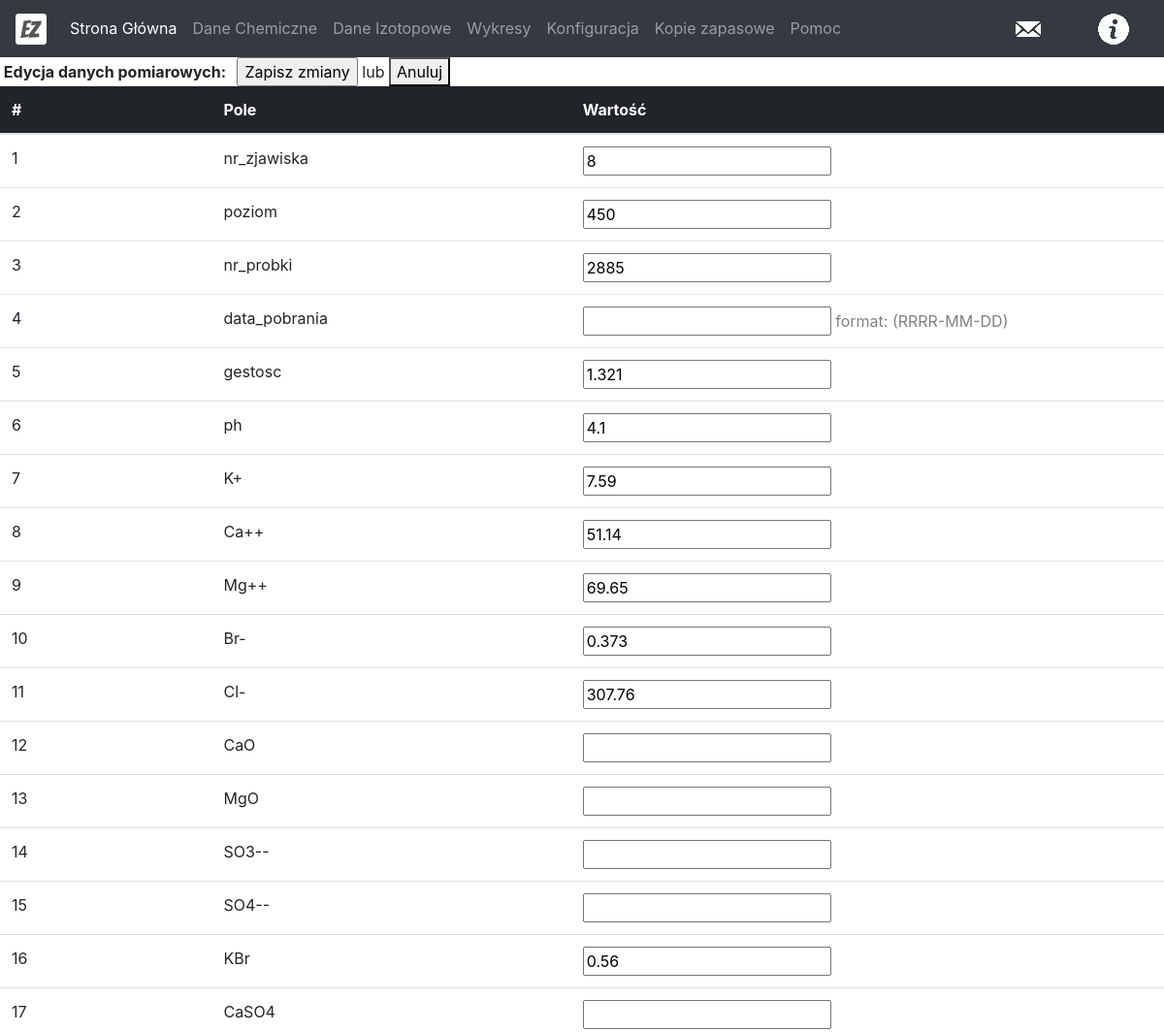
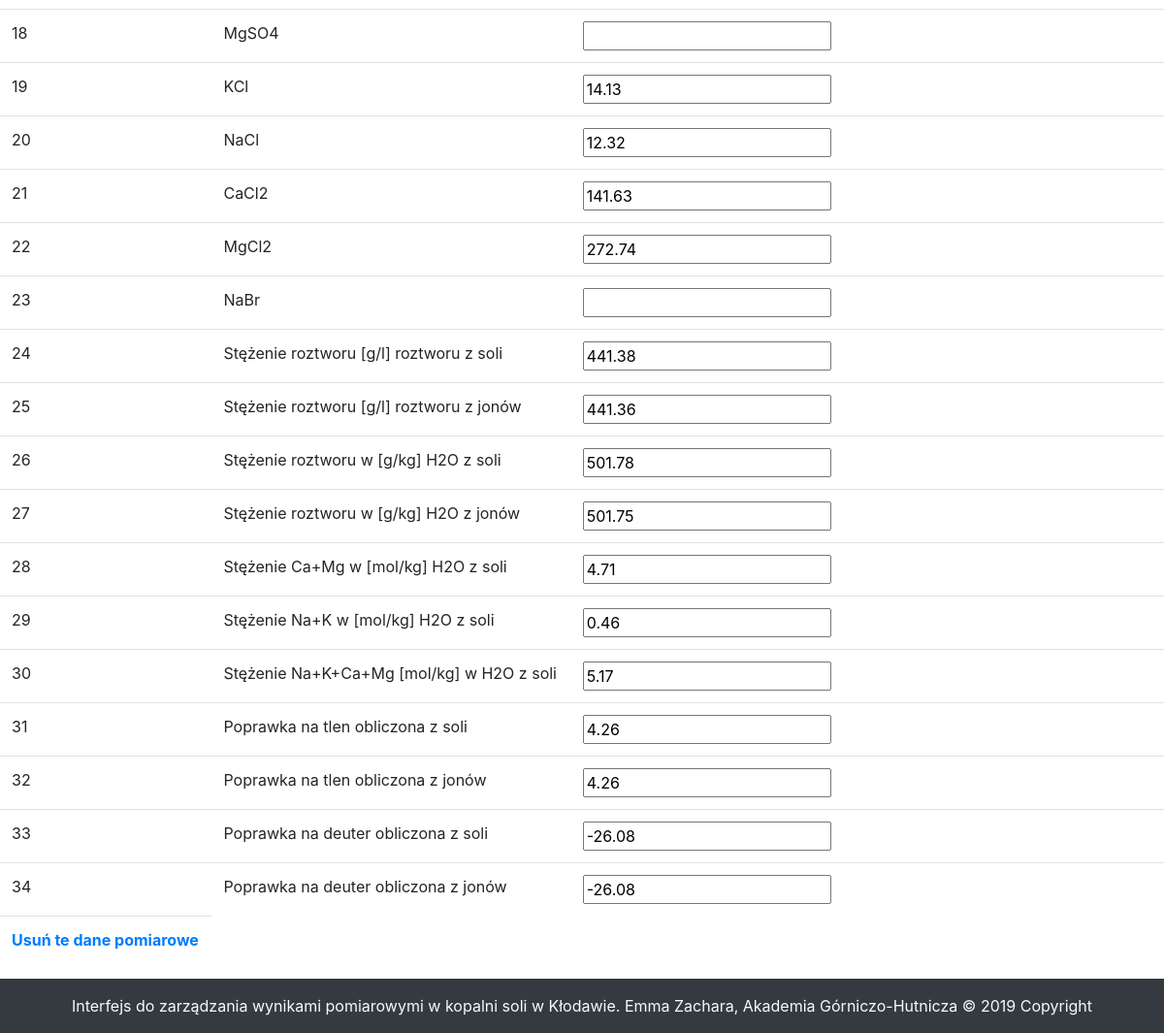
The app's page /editSample/4 with its own data (2 pictures, top to bottom).
### tables this page shows
CREATE TABLE results(
  id INTEGER PRIMARY KEY AUTOINCREMENT,
  nr_zjawiska INTEGER NULL,
  poziom INTEGER NULL,
  nr_probki INTEGER NULL,
  data_pobrania TEXT NULL,
  gestosc REAL NULL,
  ph REAL NULL,
  K REAL NULL,
  Ca REAL NULL,
  Mg REAL NULL,
  Br REAL NULL,
  Cl REAL NULL,
  CaO REAL NULL,
  MgO REAL NULL,
  SO3 REAL NULL,
  SO4 REAL NULL,
  KBr REAL NULL,
  CaSO4 REAL NULL,
  MgSO4 REAL NULL,
  KCl REAL NULL,
  NaCl REAL NULL,
  CaCl2 REAL NULL,
  MgCl2 REAL NULL,
  NaBr REAL NULL
, stezenie_roztworu_z_soli TEXT, stezenie_roztworu_z_jonow TEXT, stezenie_roztworu_w_h2o_z_soli TEXT, stezenie_roztoworu_w_h2o_z_jonow TEXT, stezenie_ca_mg_w_h2o_z_soli TEXT, steznie_na_k_w_h2o_z_soli TEXT, steznie_na_k_ca_mg_w_h2o_z_soli TEXT, poprawka_na_tlen_z_soli TEXT, poprawka_na_tlen_z_jonow TEXT, poprawka_na_deuter_z_soli TEXT, poprawka_na_deuter_z_jonow TEXT);

### main.py (the view)
@app.route('/editSample/<int:id>', methods=['GET', 'POST'])
def editSample(id):
    edited = True if request.method == 'POST' else False
    if edited:
        updateSample(id, request.form)
    sample = getSample(id)
    samples = [sample]
    convertNulls(samples, character='')
    return render_template('editSample.html', sample=samples[0], edited=edited, mode="edit")

### dbUtils.py (called while the page is built)
def dict_factory(cursor, row):
    d = OrderedDict()
    for idx, col in enumerate(cursor.description):
        d[col[0]] = row[idx]
    return d

def getSample(id):
    conn = sqlite3.connect('data.db')
    cursor = conn.cursor()
    query = 'select * from results where id = {0}'.format(id)
    for row in cursor.execute(query):
        r = row
    sample = dict_factory(cursor, r)
    conn.close()
    return sample

def convertNulls(sampleList, character='--'):
    for index, sample in enumerate(sampleList):
        for key, value in sample.items():
            if value==None:
                sampleList[index][key]=character

### templates/editSample.html (shortened to what this page needs)
{% extends 'layout.html' %}
{% block body %}
	<div>
		{% if mode=='edit' %}
		<form method="POST" action="/editSample/{{sample.id}}">{% endif %}
			<table class="table">
				<thead>
					<tr>
						<div>
	{% if mode=='edit' %}	<b>&nbsp;Edycja danych pomiarowych: &nbsp; </b>
							<input type="submit" value="Zapisz zmiany"> lub <b><a href="javascript:history.back()"><button type="button">Anuluj</button></b> &nbsp&nbsp;{% endif %}
						</div>
					</tr>
					<tr>
						<th>#</th>
						<th>Pole</th>
						<th>Wartość</th>
						<th></th>
						<th></th>
						<th></th>
						<th></th>
						<th></th>
						<th></th>
					</tr>
				</thead>
  				<tbody>
  				  <tr>
					  <td>1</td>
					  <td>nr_zjawiska</td>
					  <td><input type="text" name="nr_zjawiska" value="{{sample.nr_zjawiska}}"></td>
					  <td></td>
					  <td></td>
					  <td></td>
					  <td></td>
					  <td></td>
					  <td></td>
  				  </tr>
				  <tr>
					  <td>2</td>
					  <td>poziom</td>
					  <td><input type="text" name="poziom" value="{{sample.poziom}}"></td>
					  <td></td>
					  <td></td>
					  <td></td>
					  <td></td>
					  <td></td>
					  <td></td>
  				  </tr>
				  <tr>
					  <td>3</td>
					  <td>nr_probki</td>
					  <td><input type="text" name="nr_probki" value="{{sample.nr_probki}}"></td>
					  <td></td>
					  <td></td>
					  <td></td>
					  <td></td>
					  <td></td>
					  <td></td>
  				  </tr>
				  <tr>
					  <td>4</td>
					  <td>data_pobrania</td>
					  <td><input type="text" name="data_pobrania" value=""> <font color="grey">format: (RRRR-MM-DD)</font></td>
					  <td></td>
					  <td></td>
					  <td></td>
					  <td></td>
					  <td></td>
					  <td></td>
  				  </tr>
				  <tr>
					  <td>5</td>
					  <td>gestosc</td>
					  <td><input type="text" name="gestosc" value="{{sample.gestosc}}"></td>
					  <td></td>
					  <td></td>
					  <td></td>
					  <td></td>
					  <td></td>
					  <td></td>
  				  </tr>
				  <tr>
					  <td>6</td>
					  <td>ph</td>
					  <td><input type="text" name="ph" value="{{sample.ph}}"></td>
					  <td></td>
					  <td></td>
					  <td></td>
					  <td></td>
					  <td></td>
					  <td></td>
  				  </tr>
				  <tr>
					  <td>7</td>
					  <td>K+</td>
					  <td><input type="text" name="K" value="{{sample.K}}"></td>
					  <td></td>
					  <td></td>
					  <td></td>
					  <td></td>
					  <td></td>
					  <td></td>
  				  </tr>
				  <tr>
					  <td>8</td>
					  <td>Ca++</td>
					  <td><input type="text" name="Ca" value="{{sample.Ca}}"></td>
					  <td></td>
					  <td></td>
					  <td></td>
					  <td></td>
					  <td></td>
					  <td></td>
  				  </tr>
				  <tr>
					  <td>9</td>
					  <td>Mg++</td>
					  <td><input type="text" name="Mg" value="{{sample.Mg}}"></td>
					  <td></td>
					  <td></td>
					  <td></td>
					  <td></td>
					  <td></td>
					  <td></td>
  				  </tr>
				  <tr>
					  <td>10</td>
					  <td>Br-</td>
					  <td><input type="text" name="Br" value="{{sample.Br}}"></td>
					  <td></td>
					  <td></td>
					  <td></td>
					  <td></td>
					  <td></td>
					  <td></td>
  				  </tr>
				  <tr>
					  <td>11</td>
					  <td>Cl-</td>
					  <td><input type="text" name="Cl" value="{{sample.Cl}}"></td>
					  <td></td>
					  <td></td>
					  <td></td>
					  <td></td>
					  <td></td>
					  <td></td>
  				  </tr>
				  <tr>
					  <td>12</td>
					  <td>CaO</td>
					  <td><input type="text" name="CaO" value="{{sample.CaO}}"></td>
					  <td></td>
					  <td></td>
					  <td></td>
					  <td></td>
					  <td></td>
					  <td></td>
  				  </tr>
				  <tr>
					  <td>13</td>
					  <td>MgO</td>
					  <td><input type="text" name="MgO" value="{{sample.MgO}}"></td>
					  <td></td>
					  <td></td>
					  <td></td>
					  <td></td>
					  <td></td>
					  <td></td>
  				  </tr>
				  <tr>
					  <td>14</td>
					  <td>SO3--</td>
					  <td><input type="text" name="SO3" value="{{sample.SO3}}"></td>
					  <td></td>
					  <td></td>
					  <td></td>
					  <td></td>
					  <td></td>
					  <td></td>
  				  </tr>
				  <tr>
					  <td>15</td>
					  <td>SO4--</td>
					  <td><input type="text" name="SO4" value="{{sample.SO4}}"></td>
					  <td></td>
					  <td></td>
					  <td></td>
					  <td></td>
					  <td></td>
					  <td></td>
  				  </tr>
				  <tr>
					  <td>16</td>
					  <td>KBr</td>
					  <td><input type="text" name="KBr" value="{{sample.KBr}}"></td>
					  <td></td>
					  <td></td>
					  <td></td>
					  <td></td>
					  <td></td>
					  <td></td>
  				  </tr>
				  <tr>
					  <td>17</td>
					  <td>CaSO4</td>
					  <td><input type="text" name="CaSO4" value="{{sample.CaSO4}}"></td>
					  <td></td>
					  <td></td>
					  <td></td>
					  <td></td>
					  <td></td>
					  <td></td>
  				  </tr>
				  <tr>
					  <td>18</td>
					  <td>MgSO4</td>
					  <td><input type="text" name="MgSO4" value="{{sample.MgSO4}}"></td>
					  <td></td>
					  <td></td>
					  <td></td>
					  <td></td>
					  <td></td>
					  <td></td>
  				  </tr>
				  <tr>
					  <td>19</td>
					  <td>KCl</td>
					  <td><input type="text" name="KCl" value="{{sample.KCl}}"></td>
					  <td></td>
					  <td></td>
					  <td></td>
					  <td></td>
					  <td></td>
					  <td></td>
  				  </tr>
				  <tr>
					  <td>20</td>
					  <td>NaCl</td>
					  <td><input type="text" name="NaCl" value="{{sample.NaCl}}"></td>
					  <td></td>
					  <td></td>
					  <td></td>
					  <td></td>
					  <td></td>
					  <td></td>
  				  </tr>
				  <tr>
					  <td>21</td>
					  <td>CaCl2</td>
					  <td><input type="text" name="CaCl2" value="{{sample.CaCl2}}"></td>
					  <td></td>
					  <td></td>
					  <td></td>
					  <td></td>
					  <td></td>
					  <td></td>
  				  </tr>
				  <tr>
					  <td>22</td>
					  <td>MgCl2</td>
					  <td><input type="text" name="MgCl2" value="{{sample.MgCl2}}"></td>
					  <td></td>
					  <td></td>
					  <td></td>
					  <td></td>
					  <td></td>
					  <td></td>
  				  </tr>
				  <tr>
					  <td>23</td>
					  <td>NaBr</td>
					  <td><input type="text" name="NaBr" value="{{sample.NaBr}}"></td>
					  <td></td>
					  <td></td>
					  <td></td>
					  <td></td>
					  <td></td>
					  <td></td>
  				  </tr>
				  <tr>
					  <td>24</td>
					  <td>Stężenie roztworu [g/l] roztworu z soli</td>
					  <td><input type="text" name="stezenie_roztworu_z_soli" value="{{(sample.stezenie_roztworu_z_soli|float)|round(2)}}"></td>
					  <td></td>
					  <td></td>
					  <td></td>
					  <td></td>
					  <td></td>
					  <td></td>
  				  </tr>
				  <tr>
					  <td>25</td>
					  <td>Stężenie roztworu [g/l] roztworu z jonów</td>
					  <td><input type="text" name="stezenie_roztworu_z_jonow" value="{{(sample.stezenie_roztworu_z_jonow|float)|round(2)}}"></td>
					  <td></td>
					  <td></td>
					  <td></td>
					  <td></td>
					  <td></td>
					  <td></td>
  				  </tr>
				  <tr>
					  <td>26</td>
					  <td>Stężenie roztworu w [g/kg] H2O z soli</td>
					  <td><input type="text" name="stezenie_roztworu_w_h2o_z_soli" value="{{(sample.stezenie_roztworu_w_h2o_z_soli|float)|round(2)}}"></td>
					  <td></td>
					  <td></td>
					  <td></td>
					  <td></td>
					  <td></td>
					  <td></td>
  				  </tr>
				  <tr>
					  <td>27</td>
					  <td>Stężenie roztworu w [g/kg] H2O z jonów</td>
					  <td><input type="text" name="stezenie_roztoworu_w_h2o_z_jonow" value="{{(sample.stezenie_roztoworu_w_h2o_z_jonow|float)|round(2)}}"></td>
					  <td></td>
					  <td></td>
					  <td></td>
					  <td></td>
					  <td></td>
					  <td></td>
  				  </tr>
				  <tr>
					  <td>28</td>
					  <td>Stężenie Ca+Mg w [mol/kg] H2O z soli</td>
					  <td><input type="text" name="stezenie_ca_mg_w_h2o_z_soli" value="{{(sample.stezenie_ca_mg_w_h2o_z_soli|float)|round(2)}}"></td>
					  <td></td>
					  <td></td>
					  <td></td>
					  <td></td>
					  <td></td>
					  <td></td>
  				  </tr>
				  <tr>
					  <td>29</td>
					  <td>Stężenie Na+K w [mol/kg] H2O z soli</td>
					  <td><input type="text" name="steznie_na_k_w_h2o_z_soli" value="{{(sample.steznie_na_k_w_h2o_z_soli|float)|round(2)}}"></td>
					  <td></td>
					  <td></td>
					  <td></td>
					  <td></td>
					  <td></td>
					  <td></td>
  				  </tr>
				  <tr>
					  <td>30</td>
					  <td>Stężenie Na+K+Ca+Mg [mol/kg] w H2O z soli</td>
					  <td><input type="text" name="steznie_na_k_ca_mg_w_h2o_z_soli" value="{{(sample.steznie_na_k_ca_mg_w_h2o_z_soli|float)|round(2)}}"></td>
					  <td></td>
					  <td></td>
					  <td></td>
					  <td></td>
					  <td></td>
					  <td></td>
  				  </tr>
				  <tr>
					  <td>31</td>
					  <td>Poprawka na tlen obliczona z soli</td>
					  <td><input type="text" name="poprawka_na_tlen_z_soli" value="{{(sample.poprawka_na_tlen_z_soli|float)|round(2)}}"></td>
					  <td></td>
					  <td></td>
					  <td></td>
					  <td></td>
					  <td></td>
					  <td></td>
  				  </tr>
				  <tr>
					  <td>32</td>
					  <td>Poprawka na tlen obliczona z jonów</td>
					  <td><input type="text" name="poprawka_na_tlen_z_jonow" value="{{(sample.poprawka_na_tlen_z_jonow|float)|round(2)}}"></td>
					  <td></td>
					  <td></td>
					  <td></td>
					  <td></td>
					  <td></td>
					  <td></td>
  				  </tr>
				  <tr>
					  <td>33</td>
					  <td>Poprawka na deuter obliczona z soli</td>
					  <td><input type="text" name="poprawka_na_deuter_z_soli" value="{{(sample.poprawka_na_deuter_z_soli|float)|round(2)}}"></td>
					  <td></td>
					  <td></td>
					  <td></td>
					  <td></td>
					  <td></td>
					  <td></td>
  				  </tr>
				  <tr>
					  <td>34</td>
					  <td>Poprawka na deuter obliczona z jonów</td>
					  <td><input type="text" name="poprawka_na_deuter_z_jonow" value="{{(sample.poprawka_na_deuter_z_jonow|float)|round(2)}}"></td>
					  <td></td>
					  <td></td>
					  <td></td>
					  <td></td>
					  <td></td>
					  <td></td>
  				  </tr>
				  <tr>
					  <td><b><a href="/deleteSample/{{sample.id}}">Usuń te dane pomiarowe</a></b></td>
				  </tr>
  				</tbody>
			</table>
		</form>
	</div>
{% endblock %}

### static/style.css (style rules this page uses)
table { border-collapse: collapse; width: 100%; }
th, td { padding: 8px 16px; }
th { color: #fff; background-color: #212529; border-color: #32383e; }

### records on screen
results: nr_zjawiska "8", poziom "450", nr_probki "2885", gestosc "1.321", ph "4.1", K "7.59", Ca "51.14", Mg "69.65", Br "0.373", Cl "307.76", KBr "0.56", KCl "14.13", NaCl "12.32", CaCl2 "141.63", MgCl2 "272.74", stezenie_roztworu_z_soli "441.38", stezenie_roztworu_z_jonow "441.36", stezenie_roztworu_w_h2o_z_soli "501.78", stezenie_roztoworu_w_h2o_z_jonow "501.75", stezenie_ca_mg_w_h2o_z_soli "4.71", steznie_na_k_w_h2o_z_soli "0.46", steznie_na_k_ca_mg_w_h2o_z_soli "5.17", poprawka_na_tlen_z_soli "4.26", poprawka_na_tlen_z_jonow "4.26", poprawka_na_deuter_z_soli "-26.08", poprawka_na_deuter_z_jonow "-26.08"
